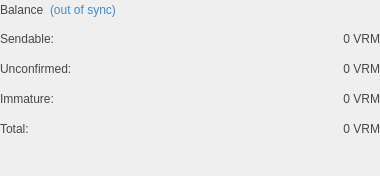
      <widget class="QFrame" name="frame">
       <property name="sizePolicy">
        <sizepolicy hsizetype="Preferred" vsizetype="Fixed">
         <horstretch>0</horstretch>
         <verstretch>0</verstretch>
        </sizepolicy>
       </property>
       <property name="minimumSize">
        <size>
         <width>0</width>
         <height>0</height>
        </size>
       </property>
       <property name="maximumSize">
        <size>
         <width>450</width>
         <height>185</height>
        </size>
       </property>
       <property name="layoutDirection">
        <enum>Qt::LeftToRight</enum>
       </property>
       <property name="frameShape">
        <enum>QFrame::NoFrame</enum>
       </property>
       <property name="frameShadow">
        <enum>QFrame::Raised</enum>
       </property>
       <layout class="QVBoxLayout" name="verticalLayout_4" stretch="0,0,0">
        <property name="spacing">
         <number>12</number>
        </property>
        <property name="leftMargin">
         <number>0</number>
        </property>
        <property name="topMargin">
         <number>0</number>
        </property>
        <property name="rightMargin">
         <number>0</number>
        </property>
        <property name="bottomMargin">
         <number>0</number>
        </property>
        <item>
         <layout class="QHBoxLayout" name="horizontalLayout_4">
          <property name="spacing">
           <number>6</number>
          </property>
          <property name="leftMargin">
           <number>0</number>
          </property>
          <property name="topMargin">
           <number>0</number>
          </property>
          <item>
           <widget class="QLabel" name="labelBalance">
            <property name="styleSheet">
             <string notr="true">QLabel {color: #444748}</string>
            </property>
            <property name="text">
             <string>Balance</string>
            </property>
           </widget>
          </item>
          <item>
           <widget class="QLabel" name="labelWalletStatus">
            <property name="toolTip">
             <string>The displayed information may be out of date. Your wallet automatically synchronizes with the Verium network after a connection is established, but this process has not completed yet.</string>
            </property>
            <property name="styleSheet">
             <string notr="true">QLabel { color: #418BCA; }</string>
            </property>
            <property name="text">
             <string notr="true">(out of sync)</string>
            </property>
           </widget>
          </item>
          <item>
           <spacer name="horizontalSpacer_2">
            <property name="orientation">
             <enum>Qt::Horizontal</enum>
            </property>
            <property name="sizeHint" stdset="0">
             <size>
              <width>40</width>
              <height>20</height>
             </size>
            </property>
           </spacer>
          </item>
         </layout>
        </item>
        <item>
         <layout class="QFormLayout" name="formLayout_2">
          <property name="sizeConstraint">
           <enum>QLayout::SetDefaultConstraint</enum>
          </property>
          <property name="fieldGrowthPolicy">
           <enum>QFormLayout::FieldsStayAtSizeHint</enum>
          </property>
          <property name="labelAlignment">
           <set>Qt::AlignLeading</set>
          </property>
          <property name="formAlignment">
           <set>Qt::AlignLeading|Qt::AlignLeft|Qt::AlignTop</set>
          </property>
          <property name="horizontalSpacing">
           <number>70</number>
          </property>
          <property name="verticalSpacing">
           <number>16</number>
          </property>
          <property name="leftMargin">
           <number>0</number>
          </property>
          <property name="topMargin">
           <number>0</number>
          </property>
          <property name="rightMargin">
           <number>0</number>
          </property>
          <item row="0" column="0">
           <widget class="QLabel" name="labelSpendableText">
            <property name="minimumSize">
             <size>
              <width>130</width>
              <height>0</height>
             </size>
            </property>
            <property name="toolTip">
             <string>Your current spendable balance</string>
            </property>
            <property name="layoutDirection">
             <enum>Qt::LeftToRight</enum>
            </property>
            <property name="styleSheet">
             <string notr="true">QLabel {color: #444748}</string>
            </property>
            <property name="text">
             <string>Sendable:</string>
            </property>
           </widget>
          </item>
          <item row="0" column="1">
           <widget class="QLabel" name="labelSpendable">
            <property name="sizePolicy">
             <sizepolicy hsizetype="Preferred" vsizetype="Preferred">
              <horstretch>0</horstretch>
              <verstretch>0</verstretch>
             </sizepolicy>
            </property>
            <property name="minimumSize">
             <size>
              <width>180</width>
              <height>0</height>
             </size>
            </property>
            <property name="maximumSize">
             <size>
              <width>180</width>
              <height>16777215</height>
             </size>
            </property>
            <property name="cursor">
             <cursorShape>IBeamCursor</cursorShape>
            </property>
            <property name="toolTip">
             <string/>
            </property>
            <property name="layoutDirection">
             <enum>Qt::LeftToRight</enum>
            </property>
            <property name="styleSheet">
             <string notr="true">QLabel {color: #444748}</string>
            </property>
            <property name="text">
             <string notr="true">0 VRM</string>
            </property>
            <property name="alignment">
             <set>Qt::AlignBottom|Qt::AlignRight|Qt::AlignTrailing</set>
            </property>
            <property name="textInteractionFlags">
             <set>Qt::LinksAccessibleByMouse|Qt::TextSelectableByKeyboard|Qt::TextSelectableByMouse</set>
            </property>
           </widget>
          </item>
          <item row="1" column="0">
           <widget class="QLabel" name="labelUnconfirmedText">
            <property name="sizePolicy">
             <sizepolicy hsizetype="Preferred" vsizetype="Preferred">
              <horstretch>0</horstretch>
              <verstretch>0</verstretch>
             </sizepolicy>
            </property>
            <property name="minimumSize">
             <size>
              <width>130</width>
              <height>0</height>
             </size>
            </property>
            <property name="maximumSize">
             <size>
              <width>16777215</width>
              <height>16777215</height>
             </size>
            </property>
            <property name="toolTip">
             <string>Total of transactions that have yet to be confirmed, and do not yet count toward the current balance</string>
            </property>
            <property name="styleSheet">
             <string notr="true">QLabel {color: #444748}</string>
            </property>
            <property name="text">
             <string>Unconfirmed:</string>
            </property>
           </widget>
          </item>
          <item row="1" column="1">
           <widget class="QLabel" name="labelUnconfirmed">
            <property name="minimumSize">
             <size>
              <width>180</width>
              <height>0</height>
             </size>
            </property>
            <property name="maximumSize">
             <size>
              <width>180</width>
              <height>16777215</height>
             </size>
            </property>
            <property name="cursor">
             <cursorShape>IBeamCursor</cursorShape>
            </property>
            <property name="toolTip">
             <string/>
            </property>
            <property name="layoutDirection">
             <enum>Qt::LeftToRight</enum>
            </property>
            <property name="styleSheet">
             <string notr="true">QLabel {color: #444748}</string>
            </property>
            <property name="text">
             <string notr="true">0 VRM</string>
            </property>
            <property name="alignment">
             <set>Qt::AlignBottom|Qt::AlignRight|Qt::AlignTrailing</set>
            </property>
            <property name="textInteractionFlags">
             <set>Qt::LinksAccessibleByMouse|Qt::TextSelectableByKeyboard|Qt::TextSelectableByMouse</set>
            </property>
           </widget>
          </item>
          <item row="2" column="0">
           <widget class="QLabel" name="labelImmatureText">
            <property name="sizePolicy">
             <sizepolicy hsizetype="Preferred" vsizetype="Preferred">
              <horstretch>0</horstretch>
              <verstretch>0</verstretch>
             </sizepolicy>
            </property>
            <property name="minimumSize">
             <size>
              <width>130</width>
              <height>0</height>
             </size>
            </property>
            <property name="maximumSize">
             <size>
              <width>16777215</width>
              <height>16777215</height>
             </size>
            </property>
            <property name="toolTip">
             <string>Total of transactions that have yet to be confirmed, and do not yet count toward the current balance</string>
            </property>
            <property name="styleSheet">
             <string notr="true">QLabel {color: #444748}</string>
            </property>
            <property name="text">
             <string>Immature:</string>
            </property>
           </widget>
          </item>
          <item row="2" column="1">
           <widget class="QLabel" name="labelImmature">
            <property name="minimumSize">
             <size>
              <width>180</width>
              <height>0</height>
             </size>
            </property>
            <property name="maximumSize">
             <size>
              <width>180</width>
              <height>16777215</height>
             </size>
            </property>
            <property name="cursor">
             <cursorShape>IBeamCursor</cursorShape>
            </property>
            <property name="toolTip">
             <string/>
            </property>
            <property name="layoutDirection">
             <enum>Qt::LeftToRight</enum>
            </property>
            <property name="styleSheet">
             <string notr="true">QLabel {color: #444748}</string>
            </property>
            <property name="text">
             <string notr="true">0 VRM</string>
            </property>
            <property name="alignment">
             <set>Qt::AlignBottom|Qt::AlignRight|Qt::AlignTrailing</set>
            </property>
            <property name="textInteractionFlags">
             <set>Qt::LinksAccessibleByMouse|Qt::TextSelectableByKeyboard|Qt::TextSelectableByMouse</set>
            </property>
           </widget>
          </item>
          <item row="3" column="0">
           <widget class="QLabel" name="labelTotalText">
            <property name="minimumSize">
             <size>
              <width>130</width>
              <height>0</height>
             </size>
            </property>
            <property name="toolTip">
             <string>Your current total balance</string>
            </property>
            <property name="styleSheet">
             <string notr="true">QLabel {color: #444748}</string>
            </property>
            <property name="text">
             <string>Total:</string>
            </property>
           </widget>
          </item>
          <item row="3" column="1">
           <widget class="QLabel" name="labelTotal">
            <property name="minimumSize">
             <size>
              <width>180</width>
              <height>0</height>
             </size>
            </property>
            <property name="maximumSize">
             <size>
              <width>180</width>
              <height>16777215</height>
             </size>
            </property>
            <property name="cursor">
             <cursorShape>IBeamCursor</cursorShape>
            </property>
            <property name="toolTip">
             <string/>
            </property>
            <property name="layoutDirection">
             <enum>Qt::LeftToRight</enum>
            </property>
            <property name="styleSheet">
             <string notr="true">QLabel {color: #444748}</string>
            </property>
            <property name="text">
             <string notr="true">0 VRM</string>
            </property>
            <property name="alignment">
             <set>Qt::AlignBottom|Qt::AlignRight|Qt::AlignTrailing</set>
            </property>
            <property name="textInteractionFlags">
             <set>Qt::LinksAccessibleByMouse|Qt::TextSelectableByKeyboard|Qt::TextSelectableByMouse</set>
            </property>
           </widget>
          </item>
         </layout>
        </item>
        <item>
         <spacer name="verticalSpacer">
          <property name="orientation">
           <enum>Qt::Vertical</enum>
          </property>
          <property name="sizeHint" stdset="0">
           <size>
            <width>20</width>
            <height>40</height>
           </size>
          </property>
         </spacer>
        </item>
       </layout>
      </widget>
